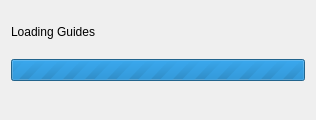
<?xml version="1.0" encoding="UTF-8"?>
<ui version="4.0">
 <class>LoadGuide</class>
 <widget class="QDialog" name="LoadGuide">
  <property name="geometry">
   <rect>
    <x>0</x>
    <y>0</y>
    <width>316</width>
    <height>120</height>
   </rect>
  </property>
  <property name="windowTitle">
   <string>LoadGuide</string>
  </property>
  <layout class="QVBoxLayout" name="verticalLayout">
   <item>
    <widget class="QLabel" name="label">
     <property name="sizePolicy">
      <sizepolicy hsizetype="Preferred" vsizetype="Fixed">
       <horstretch>0</horstretch>
       <verstretch>0</verstretch>
      </sizepolicy>
     </property>
     <property name="text">
      <string>Loading Guides</string>
     </property>
    </widget>
   </item>
   <item>
    <widget class="QProgressBar" name="progressBar">
     <property name="sizePolicy">
      <sizepolicy hsizetype="Preferred" vsizetype="Fixed">
       <horstretch>0</horstretch>
       <verstretch>0</verstretch>
      </sizepolicy>
     </property>
     <property name="maximum">
      <number>0</number>
     </property>
     <property name="value">
      <number>0</number>
     </property>
     <property name="format">
      <string notr="true">%p%</string>
     </property>
    </widget>
   </item>
   <item>
    <spacer name="verticalSpacer">
     <property name="orientation">
      <enum>Qt::Vertical</enum>
     </property>
     <property name="sizeType">
      <enum>QSizePolicy::Fixed</enum>
     </property>
     <property name="sizeHint" stdset="0">
      <size>
       <width>20</width>
       <height>14</height>
      </size>
     </property>
    </spacer>
   </item>
  </layout>
 </widget>
 <resources/>
 <connections/>
</ui>
